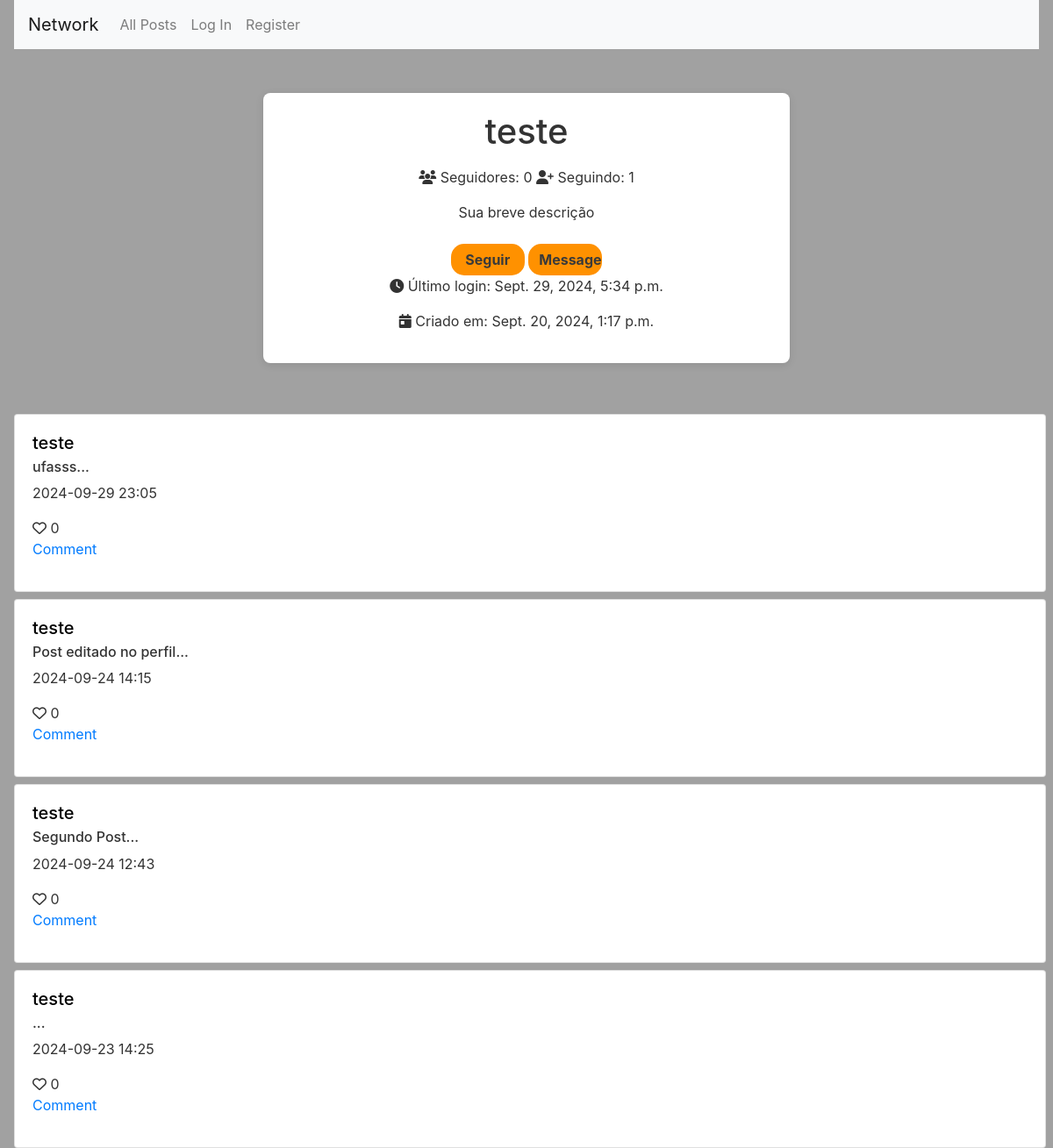
The app's page /profile/teste, older data.
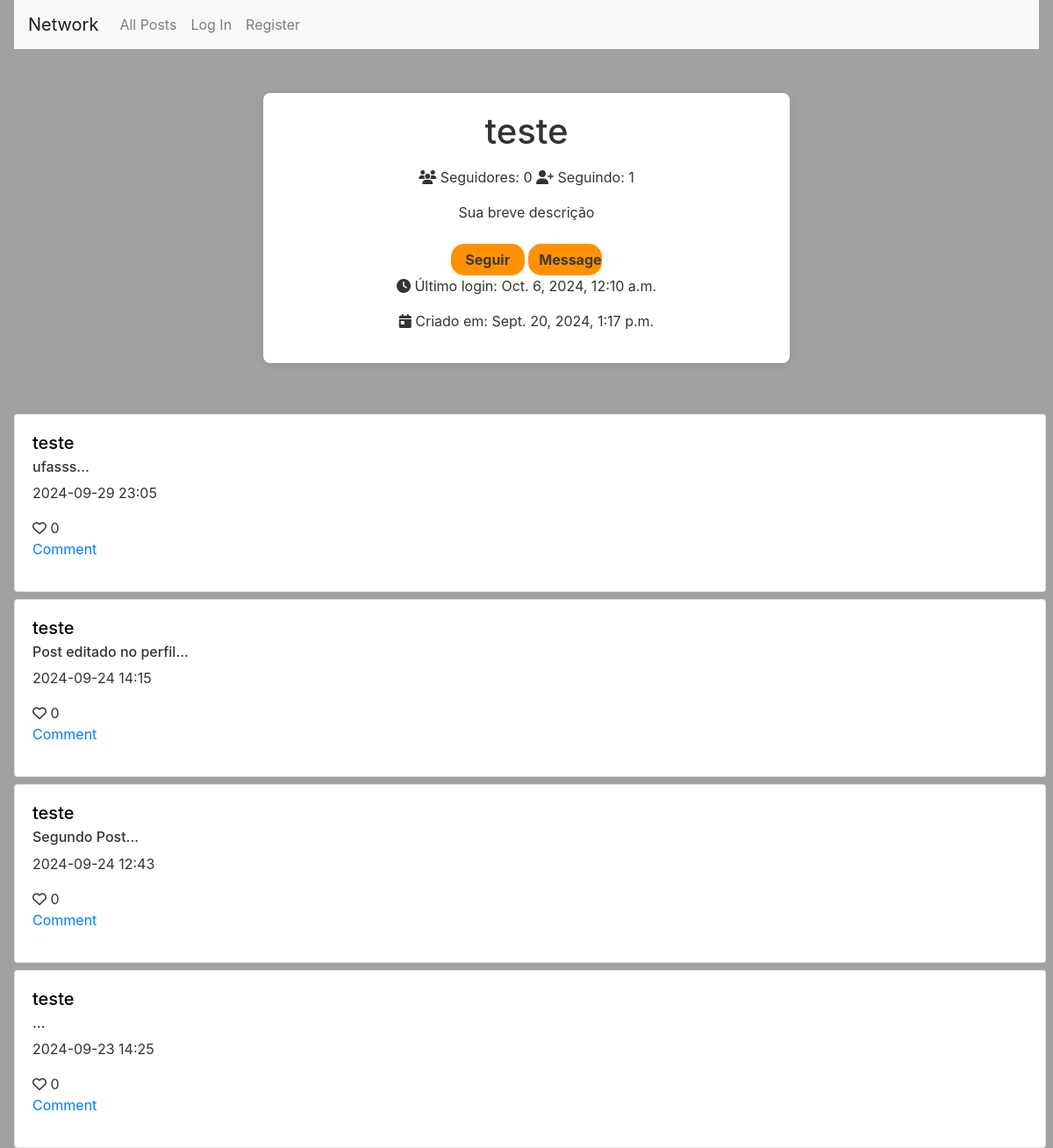
The same page, newer data.
### network/models.py (models this page shows, shortened)
class User(AbstractUser):
    following = models.ManyToManyField('self', related_name='followers', symmetrical=False)

### network/views.py (the view)
# urls.py: path("profile/<str:username>", views.load_profile, name="profile"),
def load_profile(request, username):
    user = User.objects.get(username=username)
    posts = user.posts.all().order_by('-created_at')
    paginator = Paginator(posts, 10)
    page_number = request.GET.get('page')
    page_obj = paginator.get_page(page_number)
    return render(request, 'network/profile.html', {
        "profile": user,
        "posts": posts,
        "followers": user.followers.all(),
        "page_obj": page_obj
    })

### network/templates/network/profile.html (shortened to what this page needs)
{% extends "network/layout.html" %}
{% block body %}
<div class="container text-center">
    <h1 class="mb-3">{{ profile.username }}</h1>
    <div class="mb-3">
        <i class="fa-solid fa-users me-2"></i> Seguidores: <span data-set="followers-count">{{ profile.followers.count }}</span>
        <i class="fa-solid fa-user-plus me-2"></i> Seguindo: <span data-set="following-count">{{ profile.following.count }}</span>
    </div>
    <p>Sua breve descrição</p>
    {% if profile == user %}
    <a href="" class="btn btn-outline-success me-2">Edit</a>
    <a href="#" class="btn btn-outline-success">Share Profile</a>
    {% else %}
        {% if user not in followers %}
        <a href="{% url 'follow' profile.username%}" class="btn btn-outline-success me-2">Seguir</a>
        {% else %}
        <a href="{% url 'follow' profile.username%}" class="btn btn-outline-success me-2">DeSeguir</a>
        {% endif %}
    <a href="#" class="btn btn-outline-success">Message</a>
    {% endif %}
    <div class="mb-3">
        <i class="fa-solid fa-clock me-2"></i> Último login: <span id="last-login">{{ profile.last_login }}</span>
    </div>
    <div class="mb-3">
        <i class="fa-solid fa-calendar-day me-2"></i> Criado em: <span id="created-at">{{ profile.date_joined }}</span>
    </div>
</div>
{% if posts %}
    <div id="posts_index">
        {% for post in page_obj %}
            <div class="card" style="margin-top: 1vh; width: 100%;">
                <div class="card-body">
                    <h5 class="card-title"><a class="card-title" href="{% url 'profile' post.user.username %}">{{ post.user.username }}</a></h5>
                    <div id="content-area">
                        <h6 id="content_post{{ post.id }}" class="card-subtitle mb-2 text-body-secondary"> {{ post.content }}... </h6>
                    </div>
                    <p class="card-text"> {{ post.created_at|date:"Y-m-d H:i" }} </p>
                    <button class="like-btn">
                        <i class="fa-regular fa-heart"></i>
                        <span id="like_qtd">0</span>
                    </button>
                    <a href="#" class="card-link">
                        <p>Comment</p>
                    </a>
                </div>
            </div>
        {% endfor %}
    </div>
{% endif %}
{% endblock %}

Row changes from the older to the newer data that the page shows:
changed User "teste": last_login "Sept. 29, 2024, 5:34 p.m." → "Oct. 6, 2024, 12:10 a.m."
